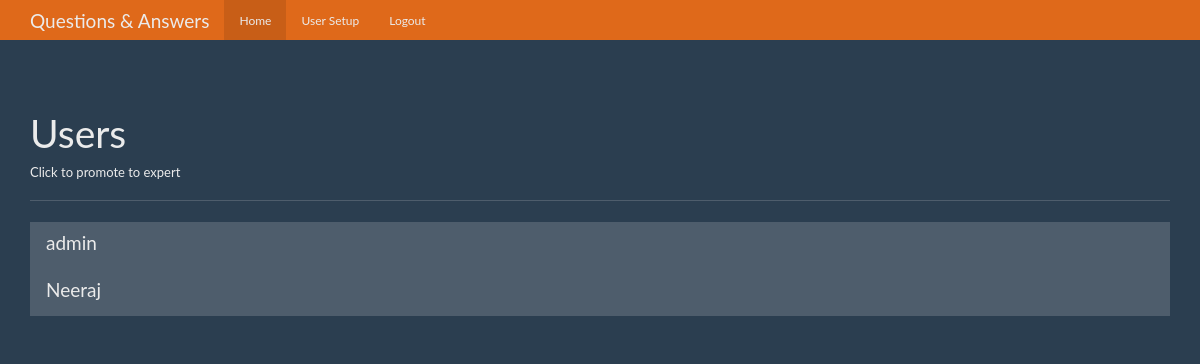
Page /users (signed in) on the earlier database version.
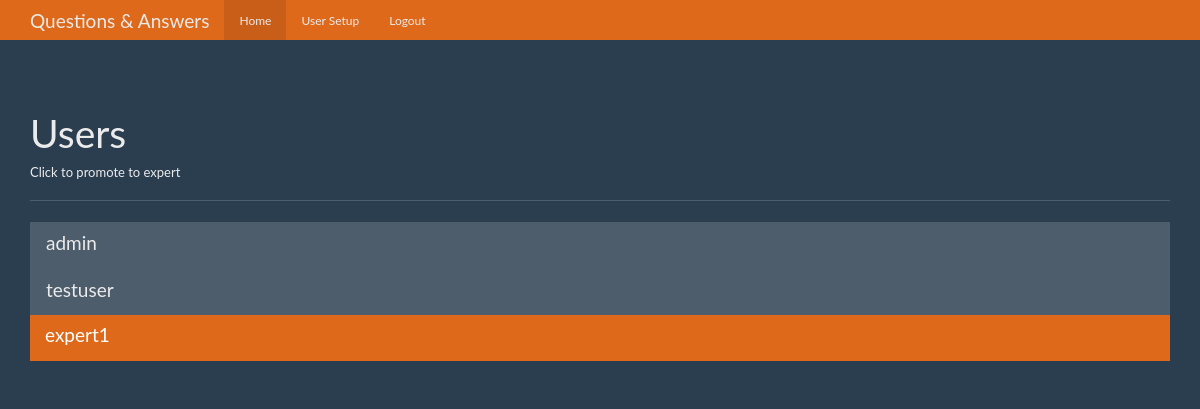
Same page on the later database version.
### tables this page shows
CREATE TABLE user(
    id integer primary key autoincrement,
    name text not null,
    password text not null,
    expert boolean not null,
    admin boolean not null
);

### app.py (the view)
@app.route('/users')
def users():
    user = get_current_user()
    db = get_db()
    users_cur = db.execute('select id, name, expert, admin from user')
    users_results = users_cur.fetchall()
    return render_template('users.html', user=user , users=users_results)

### app.py (called while the page is built)
def get_current_user():
    user_result = None
    if 'user' in session:
        user = session['user']
        db = get_db()
        user_cur = db.execute('select id, name, password,expert, admin from user where name = ?',[user])
        user_result = user_cur.fetchone()
    return user_result

### database_files.py (called while the page is built)
def connect_db():
    sql = sqlite3.connect('C:/Users/fullara/Documents/Codes/Project/question-and-answer-app-flask/schemas.db')
    sql.row_factory = sqlite3.Row
    return sql

def get_db():
    if not hasattr(g, 'sqlite_db'):
        g.sqlite_db = connect_db()
    return g.sqlite_db

### templates/users.html (shortened to what this page needs)
<!DOCTYPE html>
<html lang="en">
<head>
  <link href="{{ url_for('static', filename='bootstrap.min.css') }}" rel="stylesheet">
  <link href="{{ url_for('static', filename='theme.css') }}" rel="stylesheet">
</head>
<body>
  <nav class="navbar navbar-inverse navbar-fixed-top">
    <div class="container">
      <div class="navbar-header">
        <a class="navbar-brand" href="{{ url_for('index') }}">Questions & Answers</a>
      </div>
      <div id="navbar" class="navbar-collapse collapse">
        <ul class="nav navbar-nav">
          <li class="active"><a href="{{ url_for('index')}}">Home</a></li>
          {% if user and user['admin']==1 %}
          <li><a href="{{ url_for('users') }}">User Setup</a></li>
          {% endif %}
          {% if user %}
          <li><a href="{{url_for('logout')}}">Logout</a></li>
          {% endif %}
        </ul>
      </div>
    </div>
  </nav>
  <div class="container theme-showcase" role="main">
    <div class="page-header">
      <h1>Users</h1>
      <h6>Click to promote to expert</h6>
    </div>
    <div class="row">
      <div class="col-lg-12">
        <div class="list-group">
          {% for user in users %}
          <a href="{{ url_for('promote', user_id=user['id']) }}" class="list-group-item {% if user['expert'] == 1 %} active {% endif %}">
            <h4 class="list-group-item-heading">{{ user['name'] }}</h4>
          </a>
          {% endfor %}
        </div>
      </div>
    </div>
  </div>
</body>
</html>

### static/theme.css (style rules this page uses)
body { padding-top: 70px; padding-bottom: 30px; }

Differences in the rows shown:
removed user: name "Neeraj"
added user: name "testuser"
added user: name "expert1", expert True (drawn)
